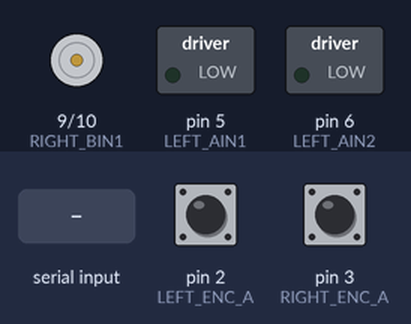
The sketch below on a simulated Arduino Uno, built with avr-gcc and run on an emulated ATmega328P. Parts: motor-driver pin pairs drawn as motors (green arrow = first pin HIGH = forward, orange = second pin HIGH = backward, longer = more drive), switched loads named in the sketch (green lamp = pin HIGH). Inputs (shaded band) come from the test bench; at power-on: pin 2 (LEFT_ENC_A) HIGH, pin 3 (RIGHT_ENC_A) HIGH. What the sketch prints to the serial monitor is not drawn.

Above: at 1.2 s.
1.3 s: "V,1\n" received over Serial
At 2.3 s:
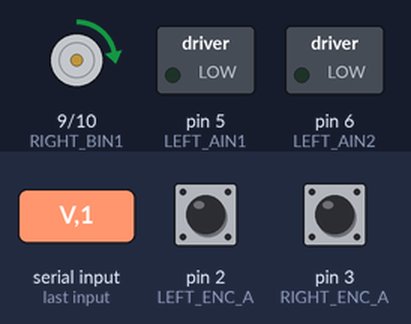
2.8 s: "V,150\n" received over Serial
At 3.4 s:
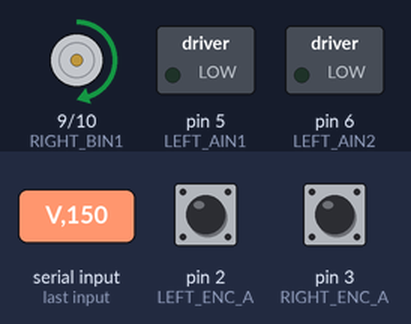
Timing chart, 0 to 5.8 s (numbered marks = the images above; inputs shaded):
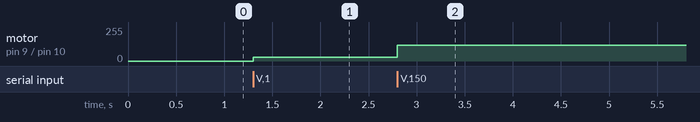

Measured:
- after the input at 1.3 s, motor on pin 9 (RIGHT_BIN1) / pin 10 (RIGHT_BIN2): stopped → forward 30/255 at once
- after the input at 2.8 s, motor on pin 9 (RIGHT_BIN1) / pin 10 (RIGHT_BIN2): forward 30/255 → forward 120/255 at once

The sketch:

robot_firmware.ino.ino
```cpp
// ============================================================
// robot_firmware_ros2control.ino
// Updated for ros2_control — receives rad/s, sends rad/s feedback
// ============================================================

// --- Pin Definitions (Cytron MDD3A dual PWM) ---
#define LEFT_AIN1   5
#define LEFT_AIN2   6
#define RIGHT_BIN1  9
#define RIGHT_BIN2  10

#define LEFT_ENC_A  2   // Interrupt
#define LEFT_ENC_B  8
#define RIGHT_ENC_A 3   // Interrupt
#define RIGHT_ENC_B 11

// --- Robot Parameters (UPDATE THESE) ---
const float WHEEL_RADIUS    = 0.033;
const int   TICKS_PER_REV   = 360;
const float MAX_MOTOR_RAD_S = 5.0;    // ← lower this to match your actual motor
                                       //   measure: spin motor at full PWM,
                                       //   count rad/s from encoder feedback
const int   MAX_PWM         = 120;    // ← too fast at 200
const int   PWM_DEADBAND    = 30;
// --- Encoder State ---
volatile long leftTicks  = 0;
volatile long rightTicks = 0;

// --- Velocity tracking ---
long prevLeftTicks  = 0;
long prevRightTicks = 0;
unsigned long prevTime = 0;
float leftVelRad  = 0.0;
float rightVelRad = 0.0;

// --- Serial ---
String inputBuffer = "";
const int SEND_INTERVAL_MS = 20;   // 50Hz feedback
unsigned long lastSendTime = 0;

// ============================================================
void leftEncoderISR() {
  leftTicks += (digitalRead(LEFT_ENC_B) == HIGH) ? 1 : -1;
}

void rightEncoderISR() {
  rightTicks += (digitalRead(RIGHT_ENC_B) == HIGH) ? -1 : 1;
}

// ============================================================
// Convert rad/s to PWM for MDD3A dual-PWM mode
// ============================================================
void setMotorRadS(int pin1, int pin2, float radS) {
  int dir = (radS >= 0) ? 1 : 0;
  float ratio = abs(radS) / MAX_MOTOR_RAD_S;
  int pwm = (int)(ratio * MAX_PWM);

  if (pwm > 0 && pwm < PWM_DEADBAND) pwm = PWM_DEADBAND;
  pwm = constrain(pwm, 0, MAX_PWM);

  if (pwm == 0) {
    analogWrite(pin1, 0);
    analogWrite(pin2, 0);
  } else if (dir == 1) {
    analogWrite(pin1, pwm);
    analogWrite(pin2, 0);
  } else {
    analogWrite(pin1, 0);
    analogWrite(pin2, pwm);
  }
}

void stopMotors() {
  analogWrite(LEFT_AIN1, 0); analogWrite(LEFT_AIN2, 0);
  analogWrite(RIGHT_BIN1, 0); analogWrite(RIGHT_BIN2, 0);
}

// ============================================================
// Parse "V<left_rad_s>,<right_rad_s>\n"
// Example: "V1.047,-1.047\n"
// ============================================================
void parseVelocityCommand(String cmd) {
  cmd.trim();
  if (!cmd.startsWith("V")) return;
  int comma = cmd.indexOf(',');
  if (comma < 0) return;

  float leftRad  = cmd.substring(1, comma).toFloat();
  float rightRad = cmd.substring(comma + 1).toFloat();

  setMotorRadS(LEFT_AIN1,  LEFT_AIN2,  leftRad);
  setMotorRadS(RIGHT_BIN1, RIGHT_BIN2, rightRad);
}

// ============================================================
void setup() {
  Serial.begin(115200);

  pinMode(LEFT_AIN1,  OUTPUT); pinMode(LEFT_AIN2,  OUTPUT);
  pinMode(RIGHT_BIN1, OUTPUT); pinMode(RIGHT_BIN2, OUTPUT);
  stopMotors();

  pinMode(LEFT_ENC_A,  INPUT_PULLUP); pinMode(LEFT_ENC_B,  INPUT_PULLUP);
  pinMode(RIGHT_ENC_A, INPUT_PULLUP); pinMode(RIGHT_ENC_B, INPUT_PULLUP);

  attachInterrupt(digitalPinToInterrupt(LEFT_ENC_A),  leftEncoderISR,  RISING);
  attachInterrupt(digitalPinToInterrupt(RIGHT_ENC_A), rightEncoderISR, RISING);

  prevTime = millis();
}

// ============================================================
void loop() {
  // Read serial commands
  while (Serial.available() > 0) {
    char c = (char)Serial.read();
    if (c == '\n') {
      parseVelocityCommand(inputBuffer);
      inputBuffer = "";
    } else {
      inputBuffer += c;
    }
  }

  unsigned long now = millis();

  // Compute and send velocity feedback at 50Hz
  if (now - lastSendTime >= SEND_INTERVAL_MS) {
    noInterrupts();
    long lTicks = leftTicks;
    long rTicks = rightTicks;
    interrupts();

    float dt = (now - prevTime) / 1000.0;
    if (dt > 0) {
      float radPerTick = (2.0 * PI) / TICKS_PER_REV;
      leftVelRad  = ((lTicks - prevLeftTicks)  * radPerTick) / dt;
      rightVelRad = ((rTicks - prevRightTicks) * radPerTick) / dt;
    }

    // Send: "F<left_pos_rad>,<right_pos_rad>,<left_vel>,<right_vel>\n"
    float leftPosRad  = lTicks * (2.0 * PI / TICKS_PER_REV);
    float rightPosRad = rTicks * (2.0 * PI / TICKS_PER_REV);

    Serial.print("F");
    Serial.print(leftPosRad,  4);
    Serial.print(",");
    Serial.print(rightPosRad, 4);
    Serial.print(",");
    Serial.print(leftVelRad,  4);
    Serial.print(",");
    Serial.println(rightVelRad, 4);

    prevLeftTicks  = lTicks;
    prevRightTicks = rTicks;
    prevTime       = now;
    lastSendTime   = now;
  }
}
```
